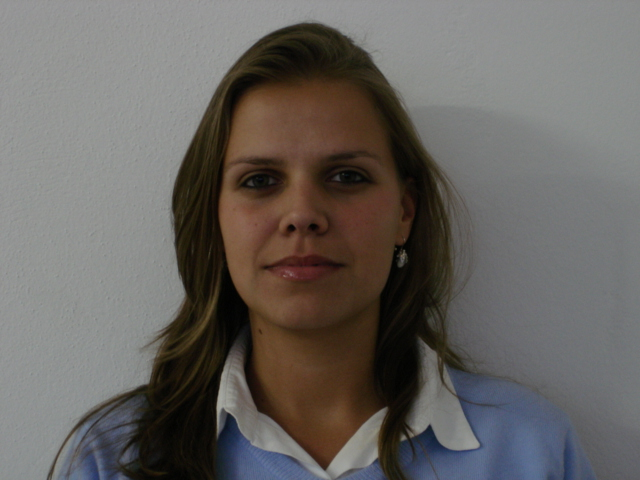
#> input picture datasets/dataset_faces_color/s100_color/test.jpg, 640 x 480 px, found by its file name
$ python college.py
#> lines starting #> are read from the running program, lines starting #| are printed output that depends on the picture
import os
import random
import math
from PIL import Image


def create_classroom_simulation(image_paths, output_path, num_faces, seed=None):
    if seed is not None:
        random.seed(seed)

    CANVAS_WIDTH, CANVAS_HEIGHT = 1920, 1080
    background = Image.new("RGB", (CANVAS_WIDTH, CANVAS_HEIGHT), (240, 240, 240))

    # Selección de imágenes
    if len(image_paths) >= num_faces:
        selected_images = random.sample(image_paths, num_faces)
    else:
        selected_images = random.choices(image_paths, k=num_faces)

    # Configuración dinámica (mantiene tu idea de perspectiva)
    if num_faces > 100:
        MIN_SCALE, MAX_SCALE = 0.14, 0.24
        num_rows = int(math.sqrt(num_faces)) + 2
    elif num_faces > 50:
        MIN_SCALE, MAX_SCALE = 0.16, 0.30
        num_rows = int(math.sqrt(num_faces)) + 1
    else:
        MIN_SCALE, MAX_SCALE = 0.20, 0.40
        num_rows = max(1, int(math.sqrt(num_faces)))

    # Distribución por filas
    rows_data = [[] for _ in range(num_rows)]
    for i, img_path in enumerate(selected_images):
        rows_data[i % num_rows].append(img_path)

    # Arriba/abajo pegado
    TOP_MARGIN = 10
    BOTTOM_MARGIN = 10

    margin_x = 40
    available_width = CANVAS_WIDTH - (2 * margin_x)

    # Evitar solape horizontal
    MIN_GAP_X = 8 if num_faces >= 100 else 6

    # En 100/150/200: NO jitter
    USE_JITTER = (num_faces < 100)

    # -------------------------
    # PASADA 1: plan por fila (sin Y definitivo)
    # -------------------------
    row_plans = []
    used_rows = []

    for r_idx in range(num_rows):
        row_imgs = rows_data[r_idx]
        if not row_imgs:
            row_plans.append({"items": [], "row_h": 0, "scale": 0.0})
            continue

        t = r_idx / (num_rows - 1) if num_rows > 1 else 1.0
        base_scale = MIN_SCALE + (t * (MAX_SCALE - MIN_SCALE))

        dims = []
        for p in row_imgs:
            try:
                with Image.open(p) as im:
                    dims.append((p, im.width, im.height))
            except Exception as e:
                print(f"Skipping {p}: {e}")

        if not dims:
            row_plans.append({"items": [], "row_h": 0, "scale": 0.0})
            continue

        count = len(dims)
        step_x = available_width / (count - 1) if count > 1 else 0

        scale = base_scale
        if count > 1 and step_x > 0:
            max_w = max(w for _, w, _ in dims)
            scale_limit = max(0.01, (step_x - MIN_GAP_X) / max_w)
            scale = min(scale, scale_limit)

        items = []
        max_row_h = 0

        for c_idx, (p, w, h) in enumerate(dims):
            new_w = max(1, int(w * scale))
            new_h = max(1, int(h * scale))
            max_row_h = max(max_row_h, new_h)

            if count > 1:
                center_slot = margin_x + (c_idx * step_x)
            else:
                center_slot = CANVAS_WIDTH / 2

            x_pos = int(center_slot - (new_w / 2))

            items.append({
                "path": p,
                "new_w": new_w,
                "new_h": new_h,
                "x": x_pos,
                "row": r_idx
            })

        row_plans.append({"items": items, "row_h": max_row_h, "scale": scale})

        if items and max_row_h > 0:
            used_rows.append(r_idx)

    if not used_rows:
        raise RuntimeError("No hay imágenes válidas para renderizar.")

    # -------------------------
    # AJUSTE GLOBAL: debe caber en altura sin solape vertical
    # -------------------------
    avail_h = CANVAS_HEIGHT - TOP_MARGIN - BOTTOM_MARGIN
    sum_heights = sum(row_plans[r]["row_h"] for r in used_rows)

    global_factor = 1.0
    if sum_heights > avail_h and sum_heights > 0:
        global_factor = avail_h / sum_heights
        for r in used_rows:
            row_plans[r]["row_h"] = max(1, int(row_plans[r]["row_h"] * global_factor))
            for it in row_plans[r]["items"]:
                it["new_w"] = max(1, int(it["new_w"] * global_factor))
                it["new_h"] = max(1, int(it["new_h"] * global_factor))

    sum_heights2 = sum(row_plans[r]["row_h"] for r in used_rows)
    remaining = avail_h - sum_heights2

    gaps = len(used_rows) - 1
    gap_y = max(0, int(remaining / gaps)) if gaps > 0 else 0

    # -------------------------
    # PASADA 2: asignar Y para tocar arriba/abajo sin solape
    # -------------------------
    row_y = {}
    y = TOP_MARGIN
    for i, r in enumerate(used_rows):
        row_y[r] = y
        if i < len(used_rows) - 1:
            y += row_plans[r]["row_h"] + gap_y

    # -------------------------
    # RENDER FINAL
    # -------------------------
    final_items = []
    for r in used_rows:
        for it in row_plans[r]["items"]:
            x = it["x"]
            y = row_y[r]

            if USE_JITTER:
                x += random.randint(-8, 8)
                y += random.randint(-3, 3)

            x = max(0, min(x, CANVAS_WIDTH - it["new_w"]))
            y = max(0, min(y, CANVAS_HEIGHT - it["new_h"]))

            final_items.append({
                "path": it["path"],
                "x": x,
                "y": y,
                "w": it["new_w"],
                "h": it["new_h"],
                "row": r
            })

    final_items.sort(key=lambda d: d["row"])

    for it in final_items:
        try:
            with Image.open(it["path"]) as im:
                im_res = im.resize((it["w"], it["h"]), Image.Resampling.LANCZOS)
                if im_res.mode == "RGBA":
                    background.paste(im_res, (it["x"], it["y"]), im_res)
                else:
                    background.paste(im_res, (it["x"], it["y"]))
        except Exception as e:
            print(f"Skipping render {it['path']}: {e}")

    background.save(output_path)
    print(
        f"Generado: {os.path.abspath(output_path)} "
        f"({num_faces} pax) rows={len(used_rows)} gap_y={gap_y} global_factor={global_factor:.3f}"
    )


if __name__ == "__main__":
    # Dataset relativo al archivo (NO depende del cwd)
    SCRIPT_DIR = os.path.dirname(os.path.abspath(__file__))
    BASE_DIR = os.path.normpath(os.path.join(SCRIPT_DIR, "../../datasets/dataset_faces_color"))

    # OUTPUT al MISMO NIVEL que dataset_faces_color
    DATASETS_PARENT = os.path.dirname(BASE_DIR)  # .../datasets
    OUTPUT_DIR = os.path.join(DATASETS_PARENT, "synthetic_classrooms")  # nombre adecuado
    os.makedirs(OUTPUT_DIR, exist_ok=True)

    print("Dataset base:", BASE_DIR)
    print("Output dir  :", OUTPUT_DIR)

    all_images = []
    for i in range(1, 251):
        folder = os.path.join(BASE_DIR, f"s{i}_color")
        p_test = os.path.join(folder, "test.jpg")
        p_front = os.path.join(folder, "front.png")
        if os.path.exists(p_test):
            all_images.append(p_test)
        elif os.path.exists(p_front):
            all_images.append(p_front)

    print(f"Imágenes: {len(all_images)}")
    if not all_images:
        raise RuntimeError("No encontré imágenes. Revisa BASE_DIR y tu estructura de dataset.")

    scenarios = [1, 5, 10, 20, 30, 40, 50, 100, 150, 200]
    for n in scenarios:
        out = os.path.join(OUTPUT_DIR, f"classroom_{n:03d}_faces.jpg")
        create_classroom_simulation(all_images, out, n, seed=42)
#> in create_classroom_simulation, `background = Image.new("RGB", (CANVAS_WIDTH, CANVAS_HEIGHT), (240, 240..`: background: PIL image 1920x1080 RGB; every value is 240
#> in create_classroom_simulation, im is the input picture: PIL image 640x480 RGB; mean R, G, B 103.5, 99.5, 96
#> in create_classroom_simulation, `background.paste(im_res, (it["x"], it["y"]))`:
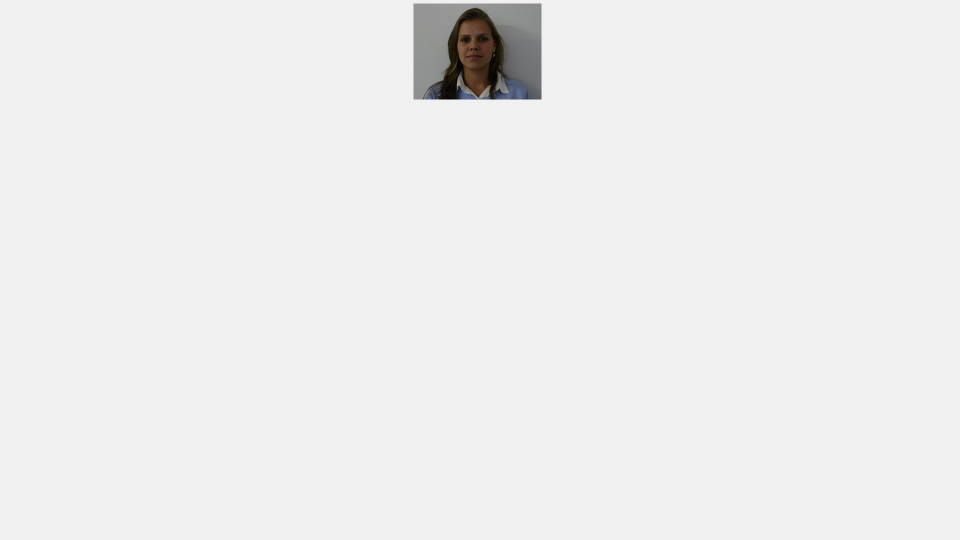
#> background: PIL image 1920x1080 RGB (shown at 1/2 size); mean R, G, B 236.8, 236.7, 236.6
#| Generado: datasets/synthetic_classrooms/classroom_001_faces.jpg (1 pax) rows=1 gap_y=0 global_factor=1.000

    print("--- Finalizado ---")
